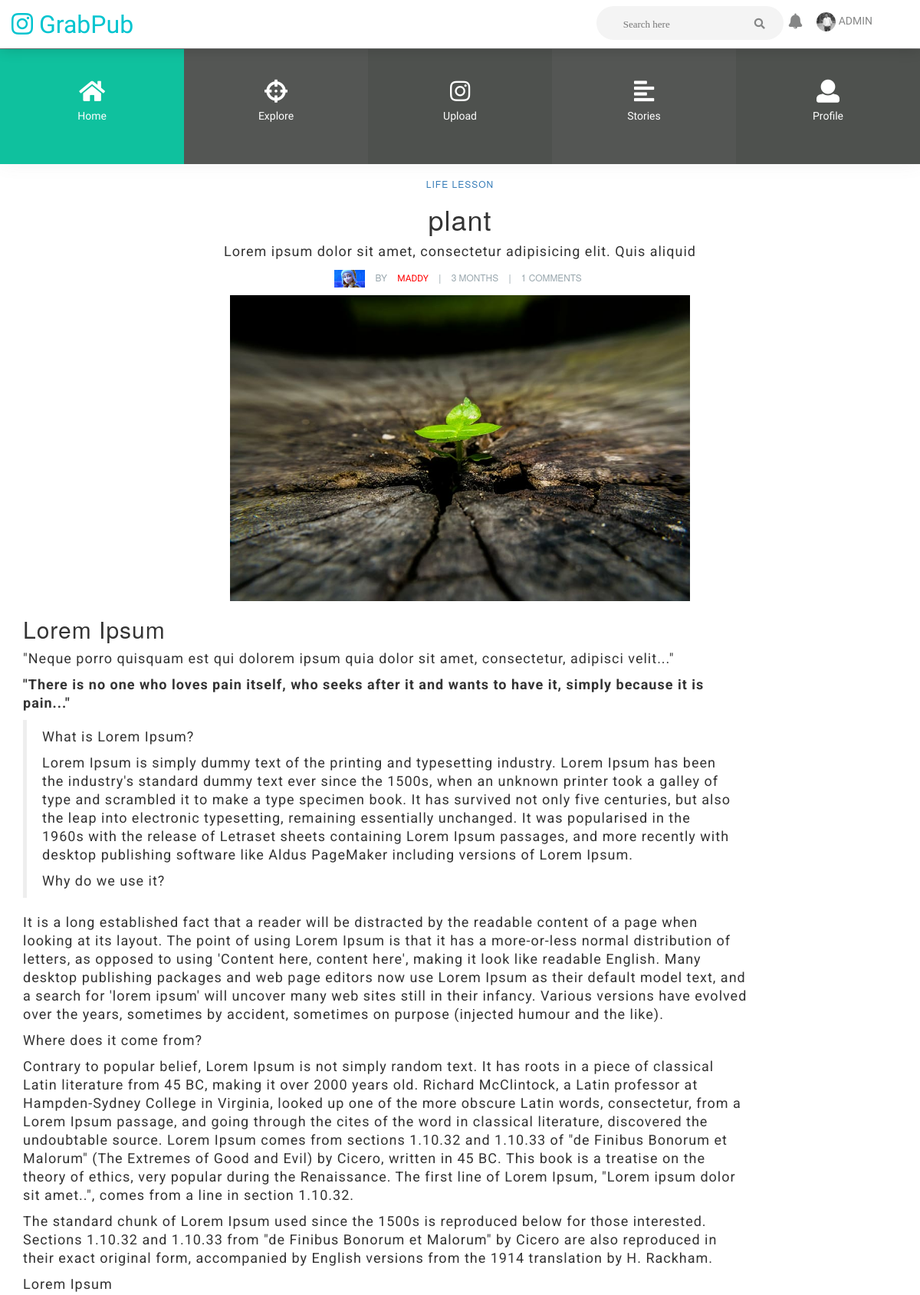
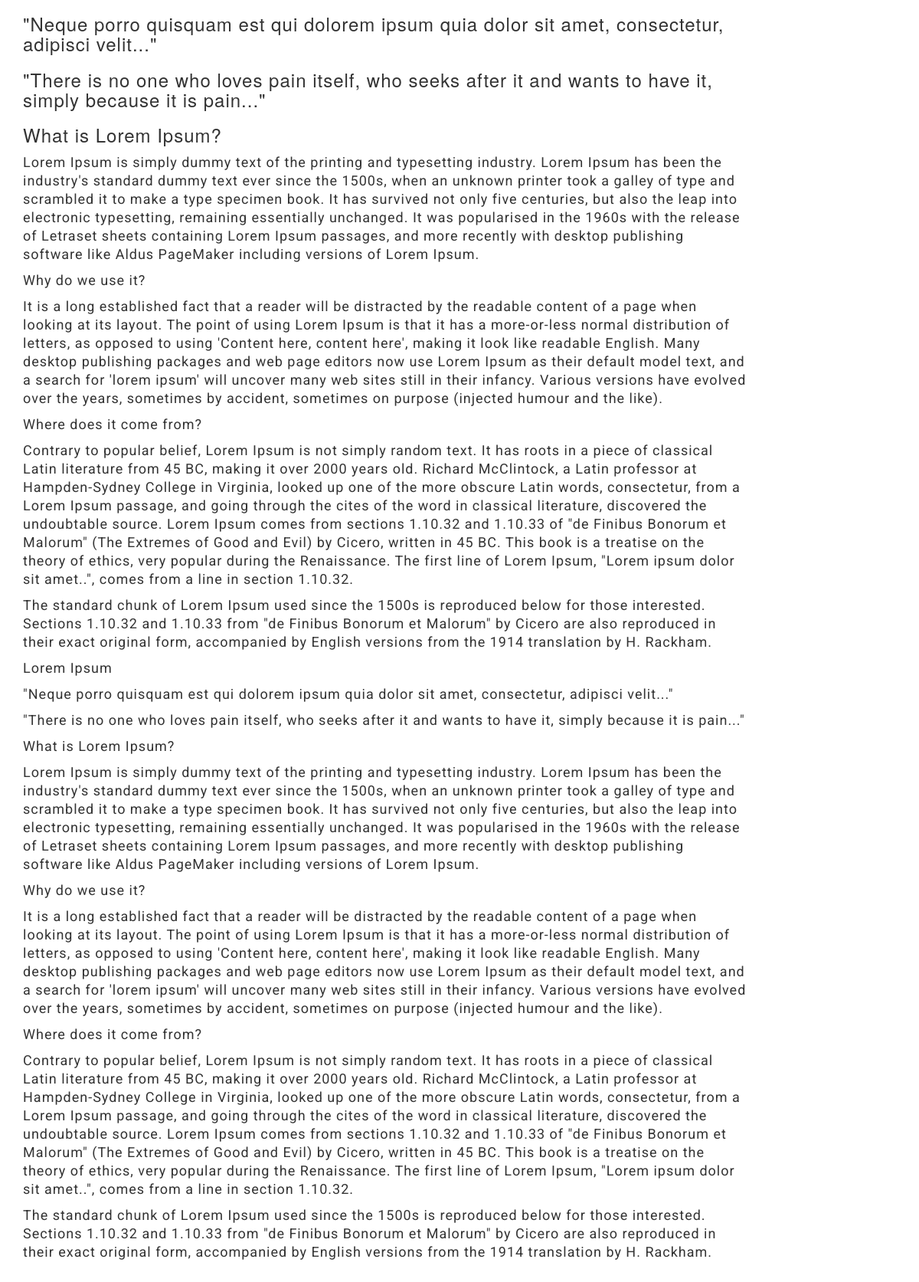
Page /blogs/testing/16/plant/ (signed in, upper part) on the committed database (2 pictures, top to bottom).
### profiles/models.py (models this page shows, shortened)
class UserProfile(models.Model):
    user = models.OneToOneField(User, on_delete=models.CASCADE)
    follower = models.ManyToManyField(User, related_name ='is_following',blank=True,)
    close_friends = models.ManyToManyField(User,related_name='my_close_friends', blank=True)
    rank = models.ManyToManyField(Rank, related_name='rank', default='Newbie', blank=True)
    avatar = models.ImageField(("Avatar"), upload_to='displays', default = '1.jpg',height_field=None, width_field=None, max_length=None,blank = True,null=True)
    background =models.ImageField(("background1"), upload_to='backgrounds', default = 'ak.jpg',height_field=None, width_field=None, max_length=None,blank = True,null=True)
    background_2 =models.ImageField(("background2"), upload_to='backgrounds', default = 'ak.jpg',height_field=None, width_field=None, max_length=None,blank = True,null=True)
    background_3 =models.ImageField(("background3"), upload_to='backgrounds', default = 'ak.jpg',height_field=None, width_field=None, max_length=None,blank = True,null=True)
    background_4 =models.ImageField(("background4"), upload_to='backgrounds', default = 'ak.jpg',height_field=None, width_field=None, max_length=None,blank = True,null=True)
    background_5 =models.ImageField(("background5"), upload_to='backgrounds', default = 'ak.jpg',height_field=None, width_field=None, max_length=None,blank = True,null=True)
    create_date = models.DateField(auto_now_add=True,null=True)
    username = models.CharField(null=True,blank=True, max_length=50)
    displayname =models.CharField( max_length=150,blank=True,null=True)
    bio = models.CharField(("bio"), default='I like something',blank=True,max_length=255)
    objects = ProfileManager()
    def __str__(self):
        return f'{self.user.username}'

### blogs/models.py (models this page shows, shortened)
class Blog(models.Model):
    username = models.ForeignKey(UserProfile, on_delete=models.CASCADE,blank=True)
    tag = models.ManyToManyField(Tag, default='Funny')
    body = models.TextField(('body'),null=True)
    title = models.CharField(('Content Title'), max_length=250)
    create_date = models.DateTimeField(default = timezone.now)
    read_time = models.IntegerField(null=True)
    image_data = models.ImageField(upload_to='User_Posts', height_field=None, width_field=None, max_length=None)
    slug = models.SlugField(default="abc",blank=True)
    fans = models.ManyToManyField(User, blank=True,related_name='fans')
    favorites = models.ManyToManyField(User,blank=True,related_name='favorite')
    published = models.BooleanField(default=False)
    published_date = models.DateTimeField(blank=True,null=True)

### blogs/views.py (the view)
# urls.py: path('testing/<int:pk>/<str:slug>/',views.final_blog,name ='blog_detail_final'),
def final_blog(request ,*args, **kwargs):
    slug=kwargs.get('slug')
    print(slug,'slug')
    pk=kwargs.get('pk')
    print(pk,'pk')
    blog = get_object_or_404(Blog,pk=pk,slug=slug)
    allcomments = blog.blog_comments.filter(status=True)
    page = request.GET.get('page', 1)
    comment_form = CommentForm()
    user = request.user.userprofile
    user_notify = User.objects.get(username=request.user)
    return render(
                request,
                 'blogs/final_blog.html',
                    { 'blog': blog,
                      'comment_form': comment_form,
                      'allcomments': allcomments,
                      'notify':user_notify.notifications.filter(deleted=False).order_by('-timestamp')[:4],
                      'notify_count':user_notify.notifications.filter(actor_object_id=user_notify.id,deleted=False,unread=True).count()
                    }
                 )

### blogs/forms.py
class CommentForm(forms.ModelForm):
    class Meta:
        model = Comment
        fields = ('parent',"body",)
        widgets ={
            'body' : forms.TextInput(attrs={'class':'textinputclass','class':'form-control'}),
        }
    def __init__(self,*args, **kwargs):
        super().__init__(*args, **kwargs)
        self.fields['parent'].widget.attrs.update(
            {'class': 'd-none'})
        self.fields['parent'].label = ''
        self.fields['body'].widget.attrs['placeholder'] = ('Write new comment')
        self.fields['body'].label = ''
        self.fields['parent'].required = False

### notifications/base/models.py (called while the page is built)
def is_soft_delete():
    return notifications_settings.get_config()['SOFT_DELETE']

    def unread(self, include_deleted=False):
        if is_soft_delete() and not include_deleted:
            return self.filter(unread=True, deleted=False)
        return self.filter(unread=True)

### notifications/templatetags/notifications_tags.py (called while the page is built)
def notifications_unread(context):
    user = user_context(context)
    if not user:
        return ''
    return user.notifications.unread().count()

def user_context(context):
    if 'user' not in context:
        return None
    request = context['request']
    user = request.user
    try:
        user_is_anonymous = user.is_anonymous()
    except TypeError:  # Django >= 1.11
        user_is_anonymous = user.is_anonymous
    if user_is_anonymous:
        return None
    return user

### blogs/templates/blogs/final_blog.html (shortened to what this page needs)
{% extends 'base_final.html' %}
{% load static %}
{% load mptt_tags %}
{% block content %}
{% include 'theme/snippets/navbar_second.html' %}
    <section class="py-5">
      <div class="container text-center">
        <p class="h6 mb-0 text-uppercase text-primary">Life Lesson</p>
        <h1>{{blog.title|safe|linebreaksbr}}</h1>
        <p class="mb-3">Lorem ipsum dolor sit amet, consectetur adipisicing elit. Quis aliquid</p>
        <ul class="list-inline small text-uppercase mb-0">
          <li class="list-inline-item align-middle"><img class="rounded-circle shadow-sm" src="{{blog.username.avatar.url}}" alt="" width="40"/></li>
          <li class="list-inline-item mr-0 text-muted align-middle">By </li>
          <li class="list-inline-item align-middle mr-0"><a class="font-weight-bold reset-anchor" href="#">{{blog.username}}</a></li>
          <li class="list-inline-item text-muted align-middle mr-0">|</li>
          <li class="list-inline-item text-muted align-middle mr-0">{% if not blog.published %}{{blog.create_date|timesince}}{% else %}{{blog.published_date|timesince}}{% endif %}</li>
          <li class="list-inline-item text-muted align-middle mr-0">|</li>
          <li class="list-inline-item text-muted align-middle">{{blog.blog_comments.count}} Comments</li>
        </ul>
      </div ><img class="cover" src="{{blog.image_data.url}}" alt="">
      <div class="container" id="blog_id" blog-id="{{blog.pk}}" blog-slug="{{blog.slug}}">
        <div class="row">
          <div class="body col-lg-10 mb-5 mb-lg-0">
            <p class="lead first-letter-styled line-height-lg postcontent">{{blog.body|safe}}</p>
            <form id='commentform' class='commentform' method='POST'>
               </form>
        </div>
      </div>
      </div>
    </section>
{% endblock content %}

### templates/theme/snippets/navbar.html (shortened to what this page needs)
  {% load notifications_tags %}
  <header class="tr-header">
      <nav class="navbar navbar-default">
       <div class="container-fluid">
	    <div class="navbar-header">
		 <a class="navbar-brand" href="{%url 'profiles:follow-feed'%}"><i class="fab fa-instagram"></i> GrabPub</a>
		</div>
		<div class="navbar-right">
		 <ul class="nav navbar-nav">
		   <li>
		   <div class="search-dashboard">
               <form methor='GET' action="{%url 'search:query'%}">
                    <input placeholder="Search here"  type='text' name='q' value={{request.GET.q}}>
                    <button type="submit"><i class="fa fa-search"></i></button>
               </form>
          </div>
		   </li>
		   <li class="dropdown notification-list">
		    <a class="nav-link dropdown-toggle" data-toggle="dropdown" href="{% url 'notify:ni' %}" role="button" aria-haspopup="false" aria-expanded="false">
			 <i class="fa fa-bell noti-icon"></i>
			</a>
		   </li>
		 <li class="dropdown mega-avatar">
		   <a href="#" class="dropdown-toggle" data-toggle="dropdown" aria-expanded="true">
		   <span class="avatar w-32"><img src="{{request.user.userprofile.avatar.url}}" class="img-resonsive img-circle" width="25" height="25" alt="..."></span>
		   <span class="hidden-xs">
			{{request.user.username}}
		   </span>
		  </a>
		 </li>
		 </ul>
		</div>
       </div>
      </nav>
     </header>

### static/assets/css/demos/photo.css (style rules this page uses)
.navbar.navbar-default { margin-bottom: 0; border-radius: 0; border: 0; background-color: #fff; box-shadow: 0 0 18px 0 rgba(0, 0, 0, 0.2); }
.navbar-brand { font-family: 'Abhaya Libre', serif; font-size: 32px; color: #474B59 !important; -webkit-transition-duration: 0; transition-duration: 0; }
.navbar-default .navbar-nav>li>a { padding: 15px 10px; line-height: 25px; }
.navbar-default .navbar-nav li a { text-decoration: none; font-family: 'Abhaya Libre', serif; color: #858686; font-size: 14px; text-transform: uppercase; border-radius: 4px; margin-right: 2px; -webkit-transition-duration: 0; transition-duration: 0; }
.navbar-default .navbar-nav li i { padding: 15px 2px; color: #858686; font-size: 14px; line-height: 25px; }
.navbar-right { display: inline; margin-right: 35px; }
.navbar-right li { display: inline-block; }
.navbar-right .search-dashboard { float: left; margin-bottom: 11px; margin-left: 80px; margin-top: 8px; }
.navbar-right .search-dashboard > form { background: #f4f4f4 none repeat scroll 0 0; -webkit-border-radius: 30px; -moz-border-radius: 30px; -ms-border-radius: 30px; -o-border-radius: 30px; border-radius: 30px; float: left; height: 44px; width: 244px; }
.navbar-right .search-dashboard > form > input { background: transparent none repeat scroll 0 0; border: medium none; color: #46495b; float: left; font-family: Rubik; font-size: 13px; padding: 12px 50px 12px 35px; }
.navbar-right .search-dashboard > form > button { background: transparent none repeat scroll 0 0; border: medium none; color: #a7a7a7; padding: 12px 22px; position: absolute; right: 0; top: -8px; cursor: pointer; }
.avatar { width: 32px; height: 32px; text-align: center; }
.notification-list { margin-left: 0 !important; }
.notification-list .nav-link { padding: 0; line-height: 10px; color: #313a46; }
.navbar-default .navbar-nav > li > a.nav-link { padding: 0px 5px; line-height: 25px; }
.notification-list .noti-icon { font-size: 20px !important; padding: 10px 0px; vertical-align: middle; }
.notification-list .dropdown-toggle::after { display: none; }
.text-muted { color: #98a6ad !important; }

### static/assets/css/base.css (style rules this page uses)
html, body, div, span, applet, object, iframe, h1, h2, h3, h4, h5, h6, p, blockquote, pre, a, abbr, acronym, address, big, cite, code, del, dfn, em, img, ins, kbd, q, s, samp, small, strike, strong, sub, sup, tt, var, b, u, i, center, dl, dt, dd, fieldset, form, legend, table, caption, tbody, tfoot, thead, tr, th, td, article, aside, canvas, details, embed, figure, figcaption, footer, header, hgroup, menu, nav, output, ruby, section, summary, time, mark, audio, video { margin: 0; padding: 0; border: 0; font-size: 100%; font: inherit; vertical-align: baseline; }
article, aside, details, figcaption, figure, footer, header, hgroup, menu, nav, section { display: block; }
body { line-height: 1; }
blockquote, q { quotes: none; }
blockquote:before, blockquote:after, q:before, q:after { content: ''; content: none; }
html, body { overflow-x: hidden; text-align: left; -webkit-font-smoothing: antialiased; -webkit-text-size-adjust: 100%; }
h1, h2, h3, h4, h5, h6 { font-family: 'Montserrat', sans-serif; color: #2C3E50; letter-spacing: 1px; }
h1 { font-size: 30px; line-height: 54px; }
h2 { font-size: 24px; line-height: 48px; }
h3 { font-size: 22px; line-height: 44px; }
p { font-family: 'Varela Round', sans-serif; line-height: 24px; margin: 0; font-size: 14px; letter-spacing: 1px; }
p.lead { font-size: 21px; line-height: 27px; color: #555; }
a { color: #fff; text-decoration: none; outline: 0; -webkit-transition:0.5s all ease; -moz-transition:0.5s all ease; -o-transition:0.5s all ease; -ms-transition:0.5s all ease; transition:0.5s all ease; }
ul, ol { margin: 0; }
ul { list-style: none outside; }
li { line-height: 24px; }

### static/assets/css/skins/skin_two.css (style rules this page uses)
a { color: rgba(29, 27, 27, 0.267); text-decoration: none; outline: 0; -webkit-transition:0.5s all ease; -moz-transition:0.5s all ease; -o-transition:0.5s all ease; -ms-transition:0.5s all ease; transition:0.5s all ease; }

### blogs/templates/blogs/final_blog.html (style rules this page uses)
.cover { display: block; margin-left: auto; margin-right: auto; width: 50%; }
a { color: red; text-decoration: none; font-family: 'Roboto', sans-serif; }
p { font-size:18px; font-family: 'Roboto', sans-serif; }
b { font-size:18px; font-family: 'Roboto', sans-serif; }
blockquote { font-family: 'Roboto', sans-serif; }
.body { margin-left: auto; margin-right: auto; }

### rows in the picture
Blog: title "plant", username.avatar (picture), username "MADDY", published_date "3 MONTHS", blog_comments.count "1", image_data (picture), body "Lorem Ipsum \"Neque porro quisquam est qui dolorem ipsum quia dolor sit amet, consectetur, adipisci velit...\" \"There is no one who loves pain itself, who seeks after it and wants to have it, simply because it is pain...\" What is Lorem Ipsum? Lorem Ipsum is simply dummy text of the printing and typesetting industry. Lorem Ipsum has been the industry's standard dummy text ever since the 1500s, when an unknown printer took a galley of type and scrambled it to make a type specimen book. It has survived not only five centuries, but also the leap into electronic typesetting, remaining essentially unchanged. It was popularised in the 1960s with the release of Letraset sheets containing Lorem Ipsum…"

### other values in the picture
{{ request.user.username }} "ADMIN"
